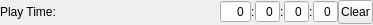
<?xml version="1.0" encoding="UTF-8"?>
<ui version="4.0">
 <class>PlaytimeWidget</class>
 <widget class="QWidget" name="PlaytimeWidget">
  <property name="geometry">
   <rect>
    <x>0</x>
    <y>0</y>
    <width>373</width>
    <height>25</height>
   </rect>
  </property>
  <property name="minimumSize">
   <size>
    <width>232</width>
    <height>25</height>
   </size>
  </property>
  <property name="windowTitle">
   <string>Form</string>
  </property>
  <property name="styleSheet">
   <string notr="true">/* Should the text be visible? */
#hourSepLbl[blink=&quot;false&quot;], #minSepLbl[blink=&quot;false&quot;], #secSepLbl[blink=&quot;false&quot;]
{
        color: black; /* show the text*/
}
/* else */
#hourSepLbl[blink=&quot;true&quot;], #minSepLbl[blink=&quot;true&quot;], #secSepLbl[blink=&quot;true&quot;]
{
        color: rgba(0, 0, 0, 0); /* hide the text */
}</string>
  </property>
  <layout class="QGridLayout" name="gridLayout">
   <property name="leftMargin">
    <number>0</number>
   </property>
   <property name="topMargin">
    <number>0</number>
   </property>
   <property name="rightMargin">
    <number>0</number>
   </property>
   <property name="bottomMargin">
    <number>0</number>
   </property>
   <property name="horizontalSpacing">
    <number>0</number>
   </property>
   <item row="0" column="0">
    <widget class="QLabel" name="playTimeLbl">
     <property name="text">
      <string>Play Time:</string>
     </property>
    </widget>
   </item>
   <item row="0" column="4">
    <widget class="QLabel" name="minSepLbl">
     <property name="sizePolicy">
      <sizepolicy hsizetype="Fixed" vsizetype="Preferred">
       <horstretch>0</horstretch>
       <verstretch>0</verstretch>
      </sizepolicy>
     </property>
     <property name="text">
      <string>:</string>
     </property>
    </widget>
   </item>
   <item row="0" column="5">
    <widget class="QSpinBox" name="minsSpinBox">
     <property name="sizePolicy">
      <sizepolicy hsizetype="Fixed" vsizetype="Fixed">
       <horstretch>0</horstretch>
       <verstretch>0</verstretch>
      </sizepolicy>
     </property>
     <property name="alignment">
      <set>Qt::AlignRight|Qt::AlignTrailing|Qt::AlignVCenter</set>
     </property>
     <property name="buttonSymbols">
      <enum>QAbstractSpinBox::NoButtons</enum>
     </property>
     <property name="accelerated">
      <bool>false</bool>
     </property>
     <property name="maximum">
      <number>60</number>
     </property>
    </widget>
   </item>
   <item row="0" column="2">
    <widget class="QLabel" name="hourSepLbl">
     <property name="sizePolicy">
      <sizepolicy hsizetype="Fixed" vsizetype="Preferred">
       <horstretch>0</horstretch>
       <verstretch>0</verstretch>
      </sizepolicy>
     </property>
     <property name="text">
      <string>:</string>
     </property>
    </widget>
   </item>
   <item row="0" column="3">
    <widget class="QSpinBox" name="hoursSpinBox">
     <property name="sizePolicy">
      <sizepolicy hsizetype="Fixed" vsizetype="Fixed">
       <horstretch>0</horstretch>
       <verstretch>0</verstretch>
      </sizepolicy>
     </property>
     <property name="alignment">
      <set>Qt::AlignRight|Qt::AlignTrailing|Qt::AlignVCenter</set>
     </property>
     <property name="buttonSymbols">
      <enum>QAbstractSpinBox::NoButtons</enum>
     </property>
     <property name="accelerated">
      <bool>false</bool>
     </property>
     <property name="maximum">
      <number>24</number>
     </property>
    </widget>
   </item>
   <item row="0" column="6">
    <widget class="QLabel" name="secSepLbl">
     <property name="sizePolicy">
      <sizepolicy hsizetype="Fixed" vsizetype="Preferred">
       <horstretch>0</horstretch>
       <verstretch>0</verstretch>
      </sizepolicy>
     </property>
     <property name="text">
      <string>:</string>
     </property>
    </widget>
   </item>
   <item row="0" column="7">
    <widget class="QSpinBox" name="secsSpinBox">
     <property name="sizePolicy">
      <sizepolicy hsizetype="Fixed" vsizetype="Fixed">
       <horstretch>0</horstretch>
       <verstretch>0</verstretch>
      </sizepolicy>
     </property>
     <property name="alignment">
      <set>Qt::AlignRight|Qt::AlignTrailing|Qt::AlignVCenter</set>
     </property>
     <property name="buttonSymbols">
      <enum>QAbstractSpinBox::NoButtons</enum>
     </property>
     <property name="accelerated">
      <bool>false</bool>
     </property>
     <property name="maximum">
      <number>60</number>
     </property>
    </widget>
   </item>
   <item row="0" column="1">
    <widget class="QSpinBox" name="daysSpinBox">
     <property name="sizePolicy">
      <sizepolicy hsizetype="Fixed" vsizetype="Fixed">
       <horstretch>0</horstretch>
       <verstretch>0</verstretch>
      </sizepolicy>
     </property>
     <property name="alignment">
      <set>Qt::AlignRight|Qt::AlignTrailing|Qt::AlignVCenter</set>
     </property>
     <property name="buttonSymbols">
      <enum>QAbstractSpinBox::NoButtons</enum>
     </property>
     <property name="accelerated">
      <bool>false</bool>
     </property>
     <property name="maximum">
      <number>999</number>
     </property>
    </widget>
   </item>
   <item row="0" column="8">
    <widget class="QPushButton" name="clearTimePushButton">
     <property name="sizePolicy">
      <sizepolicy hsizetype="Fixed" vsizetype="Fixed">
       <horstretch>0</horstretch>
       <verstretch>0</verstretch>
      </sizepolicy>
     </property>
     <property name="styleSheet">
      <string notr="true">#clearTimePushButton {
	margin: 0;
	padding-top: 4px;
	padding-left: 2px;
	padding-right: 2px;
	padding-bottom: 4px;
}</string>
     </property>
     <property name="text">
      <string>Clear</string>
     </property>
    </widget>
   </item>
  </layout>
 </widget>
 <resources/>
 <connections>
  <connection>
   <sender>clearTimePushButton</sender>
   <signal>clicked(bool)</signal>
   <receiver>PlaytimeWidget</receiver>
   <slot>clearTime()</slot>
   <hints>
    <hint type="sourcelabel">
     <x>353</x>
     <y>14</y>
    </hint>
    <hint type="destinationlabel">
     <x>119</x>
     <y>-4</y>
    </hint>
   </hints>
  </connection>
 </connections>
 <slots>
  <slot>clearTime()</slot>
 </slots>
</ui>
